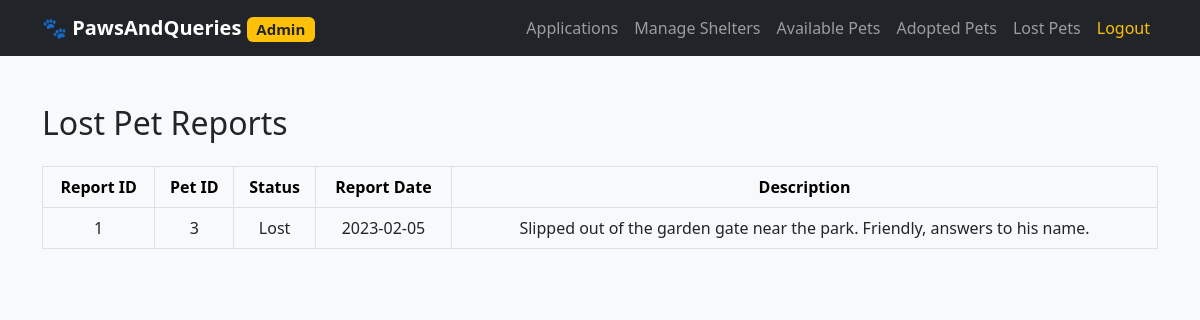
Screenshot of /admin_lost_pets.php (signed in) with the database file from the repository.
### tables this page shows
CREATE TABLE `reports` (
    `User_id`   INT NOT NULL,
    `Report_id` INT NOT NULL,
    `Pet_id`    INT NOT NULL,
    PRIMARY KEY (`User_id`, `Report_id`, `Pet_id`),
    KEY `idx_reports_report` (`Report_id`),
    KEY `idx_reports_pet` (`Pet_id`),
    CONSTRAINT `fk_reports_user`   FOREIGN KEY (`User_id`)   REFERENCES `user` (`User_id`),
    CONSTRAINT `fk_reports_report` FOREIGN KEY (`Report_id`) REFERENCES `lostandfound` (`Report_id`),
    CONSTRAINT `fk_reports_pet`    FOREIGN KEY (`Pet_id`)    REFERENCES `pet` (`Pet_id`)
);

CREATE TABLE `lostandfound` (
    `Report_id`   INT         NOT NULL AUTO_INCREMENT,
    `Status`      VARCHAR(50) DEFAULT NULL,
    `ReportDate`  DATE        DEFAULT NULL,
    `Description` TEXT        DEFAULT NULL,
    PRIMARY KEY (`Report_id`)
);

### helpers.php (called while the page is built, shortened)
<?php
function e(?string $value): string
{
    return htmlspecialchars((string) $value, ENT_QUOTES, 'UTF-8');
}

### admin_lost_pets.php (the view, shortened to what this page needs)
<?php
require 'db.php';
require 'helpers.php';
$reports = $pdo->query("
    SELECT lf.Report_id, lf.Status, lf.ReportDate, lf.Description, r.Pet_id
    FROM lostandfound lf
    JOIN reports r ON lf.Report_id = r.Report_id
    WHERE lf.Status = 'Lost'
")->fetchAll();
?>
<!DOCTYPE html>
<html lang="en">
<head>
    <link rel="stylesheet" href="https://cdn.jsdelivr.net/npm/bootstrap@5.2.3/dist/css/bootstrap.min.css">
</head>
<body class="bg-light">
<?php include 'admin_header.php'; ?>
<div class="container py-5">
    <h2 class="mb-4">Lost Pet Reports</h2>
    <div class="table-responsive">
        <table class="table table-bordered table-hover align-middle text-center">
            <thead class="table-light">
                <tr>
                    <th>Report ID</th>
                    <th>Pet ID</th>
                    <th>Status</th>
                    <th>Report Date</th>
                    <th>Description</th>
                </tr>
            </thead>
            <tbody>
                <?php if (count($reports) > 0): ?>
                    <?php foreach ($reports as $row): ?>
                        <tr>
                            <td><?= e((string) $row['Report_id']) ?></td>
                            <td><?= e((string) $row['Pet_id']) ?></td>
                            <td><?= e((string) $row['Status']) ?></td>
                            <td><?= e((string) $row['ReportDate']) ?></td>
                            <td><?= e((string) $row['Description']) ?></td>
                        </tr>
                    <?php endforeach; ?>
                <?php else: ?>
                    <tr><td colspan="5" class="text-muted">No lost pet reports found.</td></tr>
                <?php endif; ?>
            </tbody>
        </table>
    </div>
</div>
</body>
</html>

### rows the page displays
reports: Report.Report_id "1", Pet "3", Report.Status "Lost", Report.ReportDate "2023-02-05", Report.Description "Slipped out of the garden gate near the park. Friendly, answers to his name."
